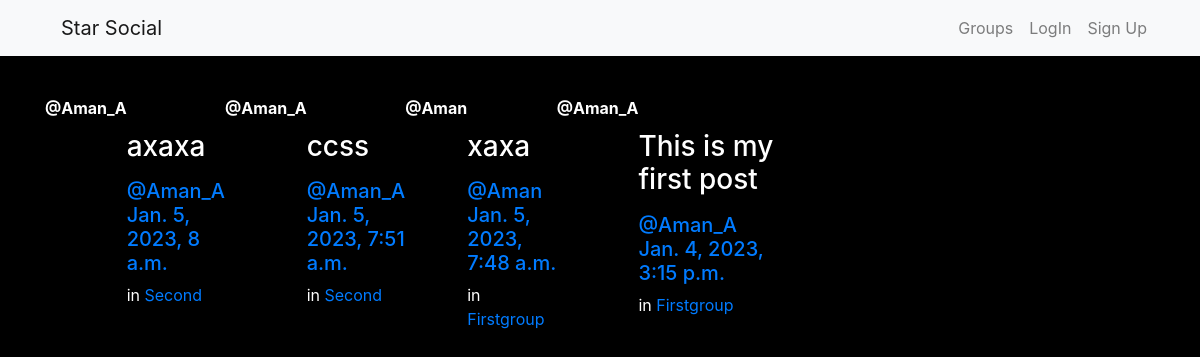
/posts/, run on the app's committed database.
### posts/models.py (models this page shows, shortened)
class Post(models.Model):
    user = models.ForeignKey(User, related_name="posts",on_delete=models.CASCADE)
    created_at = models.DateTimeField(auto_now=True)
    message = models.TextField()
    message_html = models.TextField(editable=False)
    group = models.ForeignKey(Group, related_name="posts",null=True, blank=True,on_delete=models.CASCADE)
    class Meta:
        ordering = ["-created_at"]
        unique_together = ["user", "message"]

### groups/models.py (models this page shows, shortened)
class Group(models.Model):
    name = models.CharField(max_length=255, unique=True)
    slug = models.SlugField(allow_unicode=True, unique=True)
    description = models.TextField(blank=True, default='')
    description_html = models.TextField(editable=False, default='', blank=True)
    members = models.ManyToManyField(User,through="GroupMember")
    class Meta:
        ordering = ["name"]

### posts/views.py (the view)
# urls.py: path("", views.PostList.as_view(), name="all"),
class PostList(SelectRelatedMixin, generic.ListView):
    model = models.Post
    select_related = ("user", "group")

### posts/templates/posts/post_list.html (shortened to what this page needs)
{% extends "posts/post_base.html" %}
{% load humanize %}
{% block post_content %}
<div class="col-md-8">
	{% for post in post_list %}
  {% include "posts/_post.html" %}
	{% endfor %}
</div>
{% endblock %}

### posts/templates/posts/_post.html (shortened to what this page needs)
<div class="media">
    <strong>@{{ post.user.username }}</strong>
    <div class="media-body">
	<div><h3 class="mt-0">&nbsp&nbsp&nbsp&nbsp&nbsp&nbsp&nbsp&nbsp&nbsp&nbsp&nbsp&nbsp{{ post.message_html|safe }}</h3>
        <div class="media-heading">
		<h5>
			<span class="username"><a href="{% url 'posts:for_user' username=post.user.username %}">@{{ post.user.username }}</a></span>
			<time class="time"><a href="{% url 'posts:single' username=post.user.username pk=post.pk %}">{{ post.created_at }}</a></time>
            </div>
            {% if post.group %}
			<span class="group-name"> in <a href="#">{{ post.group.name }}</a></span>
			{% endif %}
	</div>
</div>

### static/simplesocial/css/master.css (style rules this page uses)
body { margin: 0; overflow: hidden; background-color: black; color:white; overflow: scroll; }

### data on the page
Post: user.username "Aman_A", message_html "axaxa", created_at "Jan. 5, 2023, 8 a.m.", group.name "Second"
Post: user.username "Aman_A", message_html "ccss", created_at "Jan. 5, 2023, 7:51 a.m.", group.name "Second"
Post: user.username "Aman", message_html "xaxa", created_at "Jan. 5, 2023, 7:48 a.m.", group.name "Firstgroup"
Post: user.username "Aman_A", message_html "This is my first post", created_at "Jan. 4, 2023, 3:15 p.m.", group.name "Firstgroup"
